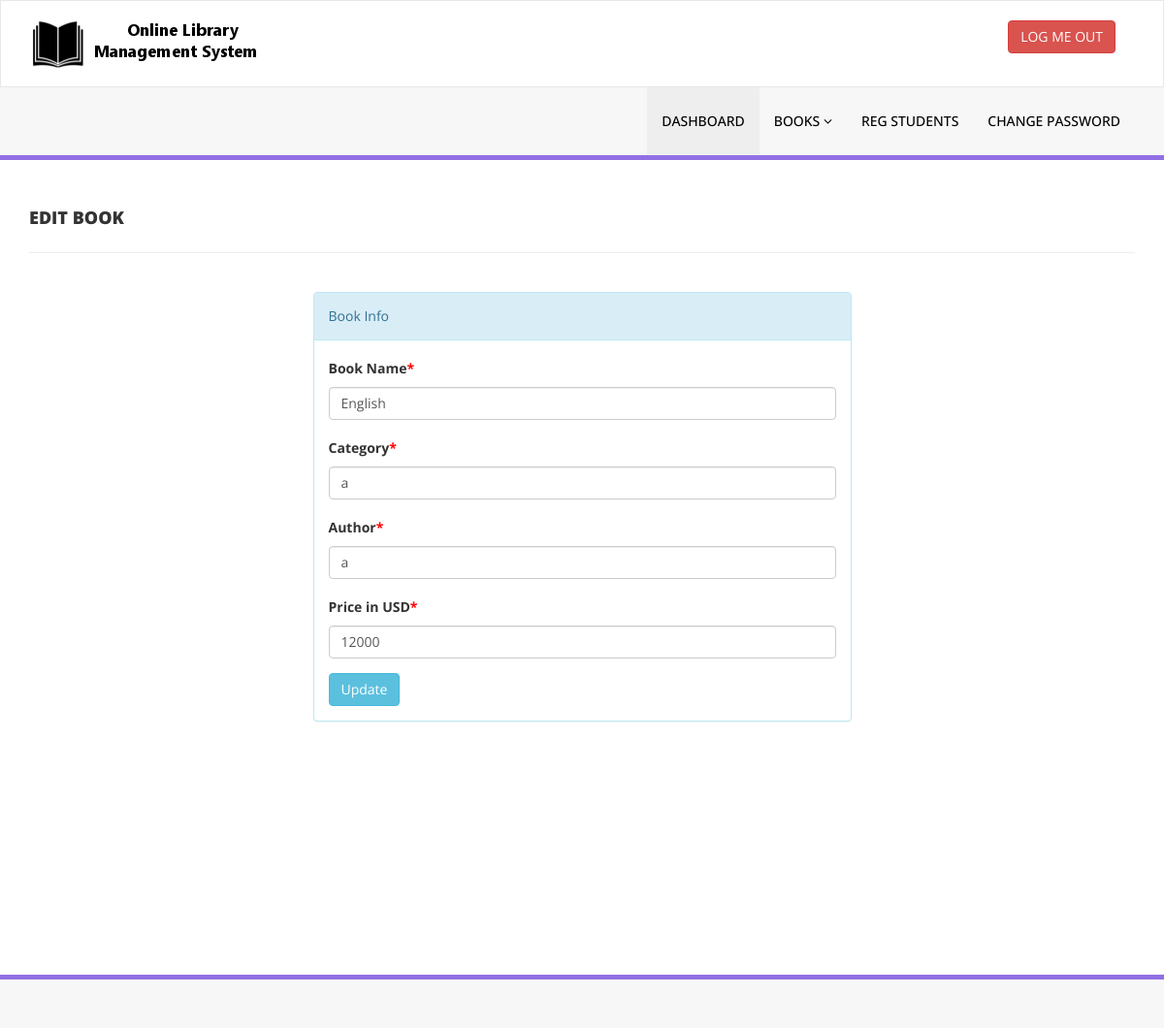
Page /admin/edit-book.php?bookid=14 (signed in) on the committed database.
### tables this page shows
CREATE TABLE `tblbooks` (
  `id` int(11) NOT NULL,
  `BookName` varchar(255) DEFAULT NULL,
  `Category` varchar(50) NOT NULL,
  `Author` varchar(50) NOT NULL,
  `BookPrice` int(11) DEFAULT NULL,
  `RegDate` timestamp NULL DEFAULT current_timestamp(),
  `UpdationDate` timestamp NULL DEFAULT NULL ON UPDATE current_timestamp()
);

### admin/edit-book.php (the view, shortened to what this page needs)
<?php
include('includes/config.php');
if(strlen($_SESSION['alogin']) == 0) {
    header('location:index.php');
    exit();
} else {
?>
<!DOCTYPE html>
<html xmlns="http://www.w3.org/1999/xhtml">
<head>
    <link href="assets/css/bootstrap.css" rel="stylesheet" />
    <link href="assets/css/font-awesome.css" rel="stylesheet" />
    <link href="assets/css/style.css" rel="stylesheet" />
</head>
<body>
    <?php include('includes/header.php');?>
    <div class="content-wrapper">
        <div class="container">
            <div class="row pad-botm">
                <div class="col-md-12">
                    <h4 class="header-line">Edit Book</h4>
                </div>
            </div>
            <div class="row">
                <div class="col-md-6 col-sm-6 col-xs-12 col-md-offset-3">
                    <div class="panel panel-info">
                        <div class="panel-heading">
                            Book Info
                        </div>
                        <div class="panel-body">
                            <form role="form" method="post">
                                <?php
                                $bookid = intval($_GET['bookid']);
                                $sql = "SELECT BookName, Category, Author, BookPrice FROM tblbooks WHERE id = :bookid";
                                $query = $dbh->prepare($sql);
                                $query->bindParam(':bookid', $bookid, PDO::PARAM_INT);
                                $query->execute();
                                $result = $query->fetch(PDO::FETCH_ASSOC);
                                if($result) { ?>
                                    <div class="form-group">
                                        <label>Book Name<span style="color:red;">*</span></label>
                                        <input class="form-control" type="text" name="bookname" value="<?php echo htmlentities($result['BookName']); ?>" required />
                                    </div>
                                    <div class="form-group">
                                        <label>Category<span style="color:red;">*</span></label>
                                        <input class="form-control" type="text" name="category" value="<?php echo htmlentities($result['Category']); ?>" required="required" />
                                    </div>
                                    <div class="form-group">
                                        <label>Author<span style="color:red;">*</span></label>
                                        <input class="form-control" type="text" name="author" id="authorbook" value="<?php echo htmlentities($result['Author']); ?>" required="required" />
                                    </div>
                                    <div class="form-group">
                                        <label>Price in USD<span style="color:red;">*</span></label>
                                        <input class="form-control" type="text" name="price" onkeypress="return isNumberKey(event)" value="<?php echo htmlentities($result['BookPrice']); ?>" required="required" />
                                    </div>
                                    <button type="submit" name="update" class="btn btn-info">Update</button>
                                <?php } ?>
                            </form>
                        </div>
                    </div>
                </div>
            </div>
        </div>
    </div>
    <?php include('includes/footer.php');?>
</body>
</html>
<?php } ?>

### admin/assets/css/style.css (style rules this page uses)
.content-wrapper { margin-top: 40px; min-height:800px; padding-bottom:90px; }
.header-line { font-weight:900; padding-bottom:25px; border-bottom:1px solid #eeeeee; text-transform:uppercase; }
.pad-botm { padding-bottom:30px; }

### rows in the picture
tblbooks: bookname "English", category "a", author "a", price "12000"
